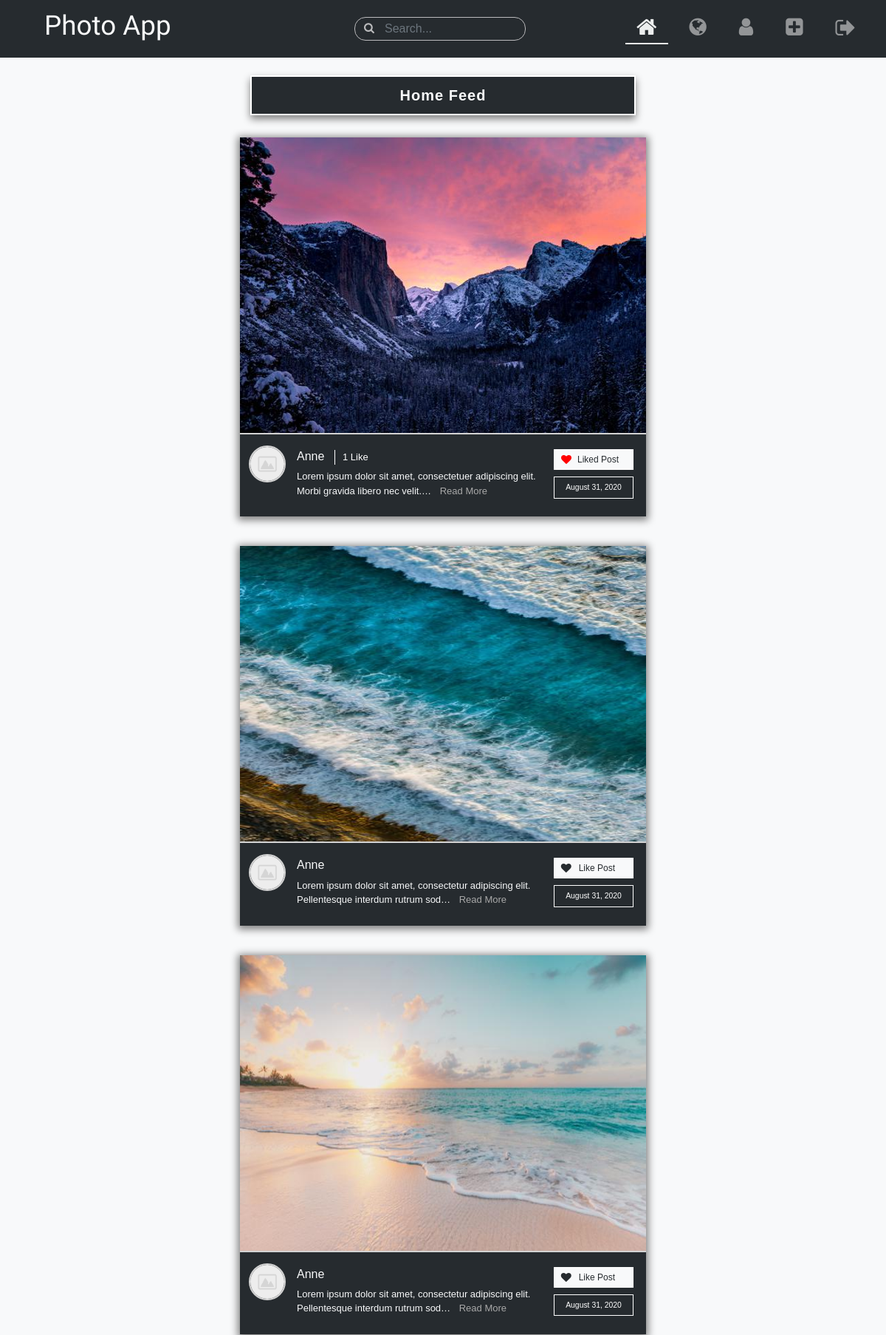
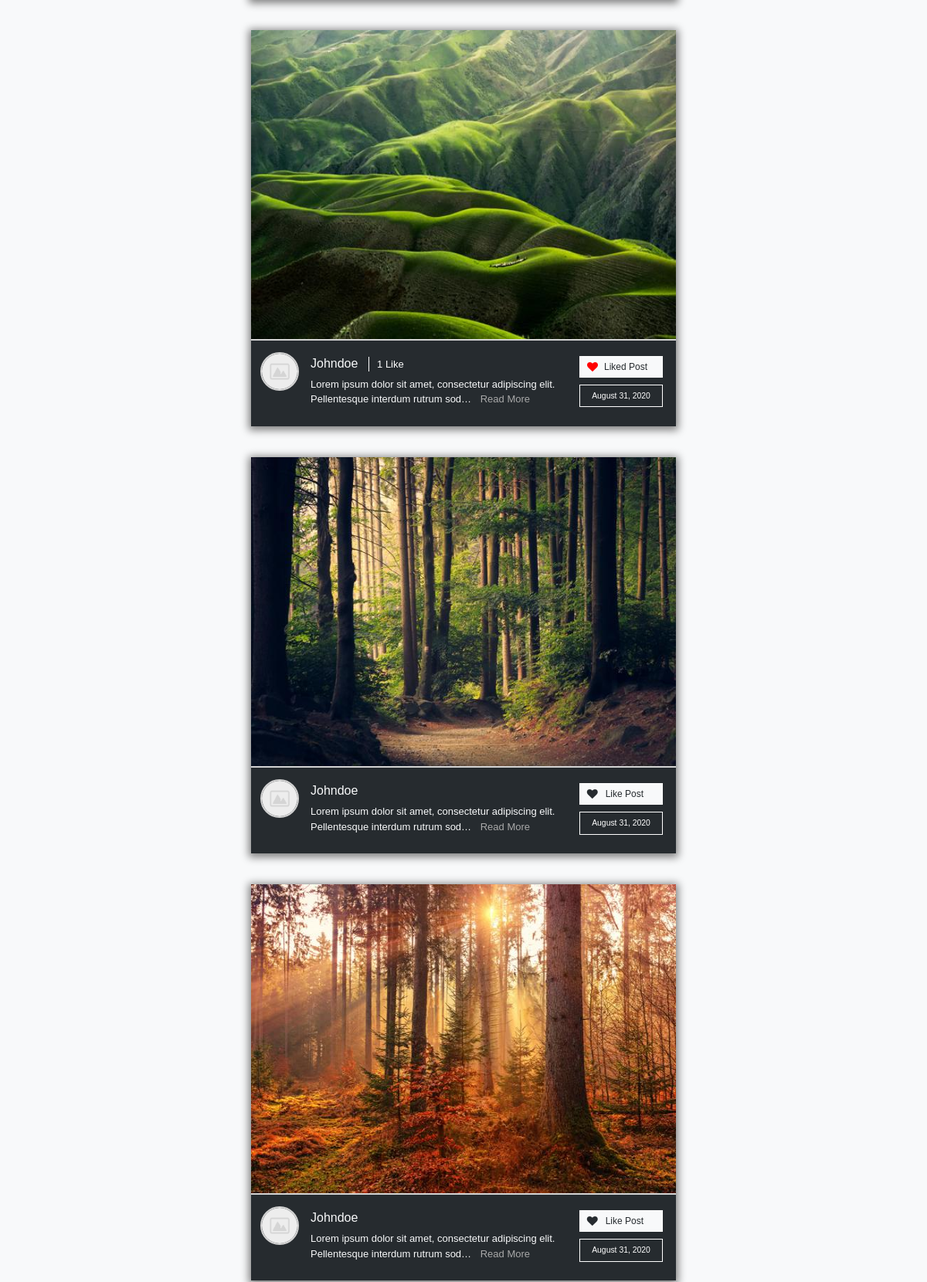
The app's page / (signed in, upper part) with its own data (2 pictures, top to bottom).
### photo_sharing/models.py (models this page shows, shortened)
class Post(models.Model):
    user = models.ForeignKey(User, on_delete=models.CASCADE)
    image = models.ImageField(upload_to='post-images')
    description = models.TextField()
    date_created = models.DateTimeField(auto_now_add=True)

### users/models.py (models this page shows, shortened)
class Profile(models.Model):
    user = models.OneToOneField(User, on_delete=models.CASCADE)
    image = models.ImageField(default='default.jpg', upload_to='profile-image')
    bio = models.CharField(max_length=150)
    following = models.ManyToManyField(User, related_name='followers')

### photo_sharing/views.py (the view)
# urls.py: path('', views.home_feed, name='home'),
@login_required
def home_feed(request):
    following_list = list(Profile.objects.filter(user=request.user).values("following").all())
    following_list = list(map(lambda item: item["following"], following_list))
    following_list.append(request.user.id)
    newest_posts = Post.objects.filter(user_id__in=following_list).all().order_by('-date_created')[:10]
    return render(request, 'photo_sharing/post_list.html', {
        "post_likes": list(PostLike.objects.filter(user=request.user).values_list('post_id', flat=True).all()),
        "newest_posts": newest_posts,
        "following": list(Profile.objects.get(user=request.user).following.all())[:8],
        "home": True
    })

### users/context_processors.py (called while the page is built)
def isFollowing(request):
    if (request.user.username):
        following_list = list(Profile.objects.get(user=request.user).following.all())
    else:
        following_list = 0
    return {
        'following_list': following_list
    }

### photo_sharing/templates/photo_sharing/post_list.html (shortened to what this page needs)
{% extends 'photo_sharing/layout.html' %}
{% block content %}
{% load static %}
<div class='custom_row'>
<div class='center-col'>
    <div id='global-posts'>
        <br>
        <div class='text-center'>
            <div class="page-title home-title">
                Home Feed
            </div>
        </div>
        {% for post in newest_posts %}
            <div class="row no-gutters justify-content-center home">
                <div class="col-12 post-block">
                    <div class='post-image'>
                        <img src="{{ post.image.url }}" alt="Post Image">
                    </div>
                    <div class='post-description-section'>
                        <div class='post-user-image'>
                            <img src="{{ post.user.profile.image.url }}" alt="User Profile Image">
                        </div>
                        <div class='post-description'>
                            <a class='username-link' href="{% url 'profile' post.user.username %}"><h6>{{ post.user.username|title }}</h6></a>
                                <div class='likes'><a href="{% url 'likes-list' post.id %}"><p>
                                    {% if post.postlike_set.all.count > 0 %}
                                    <span class="likes-count">{{ post.postlike_set.all.count }}</span>
                                    {% else %}
                                    <span class="likes-count likes-hidden">0</span>
                                    {% endif %}
                                    {% if post.postlike_set.all.count == 1 %}
                                    <span id="like-title"> Like</span>
                                    {% elif post.postlike_set.all.count > 1 %}
                                    <span id="like-title"> Likes</span>
                                    {% else %}
                                    <span class='likes-hidden' id="like-title"> Like</span>
                                    {% endif %}
                                    </p></a></div>
                            <p class='post-p'><span class='post-text' data-description='{{ post.description|capfirst }}'>{{ post.description|capfirst|truncatechars:90 }}</span> {% if post.description|length > 90 %} <button class='post-read-more-btn'>Read More</button> {% endif %} </p>
                            {% if post.id not in post_likes %}
                            <a href="{% url 'post-like' post.id %}" data-id="{{post.id}}" class='like-btn'><p><i class="fa fa-heart" aria-hidden="true"></i>Like Post</p></a>
                            {% else %}
                            <a href="{% url 'post-like' post.id %}" data-id="{{post.id}}" class='like-btn liked'><p><i class="fa fa-heart" aria-hidden="true"></i>Liked Post</p></a>
                            {% endif %}
                            <p class='post-date'>{{ post.date_created|date:'F d, Y' }}</p>
                        </div>
                    </div>
                </div>
            </div>
        {% empty %}
        <div class='bg-dark text-white py-3 px-4 mt-4'>Your feed is empty. Begin following people to see their posts here.</div>
        {% endfor %}
    </div>
</div>
</div>
{% endblock %}

### photo_sharing/static/photo_sharing/main.css (style rules this page uses)
body { background: #f8f9fa; font-family: Helvetica, sans-serif; color: #f8f9fa; min-height: 100vh; }
.custom_row { display: grid; grid-template-columns: 25% 50% 25%; max-width: 1375px; margin: auto; }
@media (max-width: 1200px) { .custom_row { display: block; } }
#global-posts { width: 90%; max-width: 550px; margin: auto; }
.home-title { font-size: 1.25rem !important; }
.home .post-image { width: 100%; height: 400px; }
.home .post-image img { height: 100%; width: 100%; }
.home .post-description { font-size: 13px; margin: 5px 5px 5px 15px; position: relative; padding-right: 120px; padding-bottom: 5px; width: 100%; min-height: 68px; display: inline-block; max-height: 80px; overflow-y: scroll; }
.post-text { margin-right: 8px; }
.post-read-more-btn, .view-post-btn { display: inline; padding: 0; background: none; outline: none; border: none; color: darkgrey; }
.home .post-date { top: 37px; right: 0; padding: 6px 0; font-size: 0.65rem; background: #262B2F; text-align: center; border: 1px solid white; color: white; box-sizing: border-box; width: 108px; }
.like-btn { position: absolute; top: 0; right: 0; background: #f8f9fa; color: #262B2F; padding: 4px 24px 4px 9px; font-size: 12px; border: 1px solid white; cursor: pointer; }
.like-btn .fa-heart { margin-right: 10px; font-size: 14px; position: relative; top: 1px; }
.liked { padding: 4px 19px 4px 9px; }
.liked .fa-heart { color: red; margin-right: 8px; }
.likes { display: inline-block; margin-left: 10px; border-left: 1px solid white; padding-left: 10px; }
.likes a { color: white; }
.post-block, .profile-post-block { background: #262B2F; display: flex; flex-direction: column; box-sizing: border-box; margin: 20px; box-shadow: 0px 2px 10px 3px grey; position: relative; width: 370px; }
.post-image { width: 100%; height: 300px; }
.post-image img { height: 100%; width: 100%; }
.post-description-section { display: flex; padding: 15px 12px; border-top: 2px solid lightgrey; }
.post-user-image img { width: 50px; height: 50px; border-radius: 50%; border: 2px solid lightgrey; }
.post-description { font-size: 12px; margin: auto; margin-left: 15px; }
.post-description p { margin-bottom: 0; }
.post-date { display: inline-block; position: absolute; top: 10px; right: 0px; background: #f8f9fa; color: #262B2F; padding: 4px 10px; font-size: 12px; }
.page-title { border: 2px solid white; color: #f8f9fa; background: rgb(38, 43, 47); padding: 10px 5px; max-width: 650px; width: 95%; box-shadow: 0px 5px 10px grey; margin: auto; margin-bottom: 10px; font-size: 1.7rem; font-weight: bold; letter-spacing: 1px; }
.username-link { display: inline-block; color: #f8f9fa; }

### records on screen
Post: image (picture), user.profile.image (placeholder picture), user.username "Anne", postlike_set.all.count "1", shows "Like", description "Lorem ipsum dolor sit amet, consectetuer adipiscing elit. Morbi gravida libero nec velit.…", shows "Read More", date_created "August 31, 2020"
Post: image (picture), user.profile.image (placeholder picture), user.username "Anne", description "Lorem ipsum dolor sit amet, consectetur adipiscing elit. Pellentesque interdum rutrum sod…", shows "Read More", date_created "August 31, 2020"
Post: image (picture), user.profile.image (placeholder picture), user.username "Anne", description "Lorem ipsum dolor sit amet, consectetur adipiscing elit. Pellentesque interdum rutrum sod…", shows "Read More", date_created "August 31, 2020"
Post: image (picture), user.profile.image (placeholder picture), user.username "Johndoe", postlike_set.all.count "1", shows "Like", description "Lorem ipsum dolor sit amet, consectetur adipiscing elit. Pellentesque interdum rutrum sod…", shows "Read More", date_created "August 31, 2020"
Post: image (picture), user.profile.image (placeholder picture), user.username "Johndoe", description "Lorem ipsum dolor sit amet, consectetur adipiscing elit. Pellentesque interdum rutrum sod…", shows "Read More", date_created "August 31, 2020"
Post: image (picture), user.profile.image (placeholder picture), user.username "Johndoe", description "Lorem ipsum dolor sit amet, consectetur adipiscing elit. Pellentesque interdum rutrum sod…", shows "Read More", date_created "August 31, 2020"
